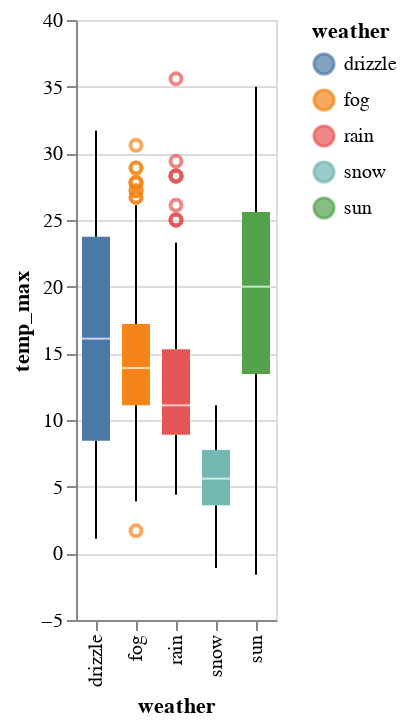

Notebook code for this chart:
### Markdown cell above
### Part 4 - Basic data analysis with Altair

We are going to use the same data but use Altair to create the data visualziation. 

##### Question 1 (5 points)

Recreate the figure in Part 3 Question 2 with Altair.

### Code cell
import altair as alt

alt.Chart(weather).mark_boxplot().encode(
    alt.X('weather'),
    alt.Y('temp_max'),
    alt.Color('weather:N')
)

### Figure 1 — Vega-Lite specification as saved in the notebook (floating-point values rounded to 4 significant figures; data arrays with more than 128 entries replaced by an {"elided": "..."} marker saying what was removed)
{"config": {"view": {"continuousWidth": 300, "continuousHeight": 300}}, "data": {"name": "data-830c39fec90146253fb06a06c26374ef"}, "mark": {"type": "boxplot"}, "encoding": {"color": {"field": "weather", "type": "nominal"}, "x": {"field": "weather", "type": "nominal"}, "y": {"field": "temp_max", "type": "quantitative"}}, "$schema": "https://vega.github.io/schema/vega-lite/v5.16.3.json", "datasets": {"data-830c39fec90146253fb06a06c26374ef": {"elided": "1461 records"}}}
